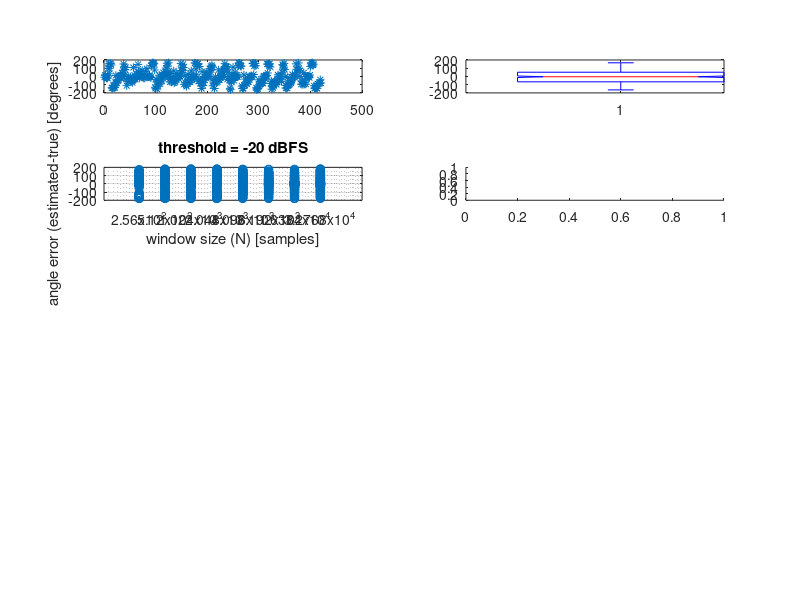

Reproduce this figure in MATLAB. (Note: this script raises an error after producing the figure.)
%load('points.mat');
load('points_seb_geo_tunning.mat');
%load('points_seb_srp_tunning.mat');
%load('points_jfmp_geo_tunning.mat');
%load('points_jfmp_srp_tunning.mat');

%N = [ 256 512 1024 2048 4096 8192 16384 32768 ];
%position_vec = [ 0 160 -135 -70 ];

%th_min = -30;
%th_step = 5;
%th_max = -10;
%th = th_min:th_step:th_max;

% xx = ones(length(th),1) * N ;
% yy = th' * ones(1, length(N));

% surf(xx, yy, err_mtx)
% surf(xx, yy, xx)

% xlabel('N')
% ylabel('th')
% zlabel('error')

% m = 1;
m = find( th == -20 );
%n = 1;
n = find( N == 16384 ) ;

%err = zeros(13, 420);
%err = cell2mat(ang_cell{m,n}(:)) - cell2mat(true_ang_cell{m,n}(:));

clf

subplot(5,2,1)
plot( ang_cell{m,n},'*');
subplot(5,2,2)
boxplot( ang_cell{m,n}, 'notch', 'on' )


col = @(x)reshape(x,numel(x),1); % function to reshape any matrix to a column vector
row = @(x)reshape(x,1,numel(x)); % function to reshape any matrix to a row vector
cell2col    = @(C)col( cell2mat(row(C)) ); % function to convert cells to a single column vector
cell2row    = @(C)row( cell2mat(row(C)) ); % function to convert cells to a single row vector

cell2counts = @(C)row( cellfun(@(x)sum(~isnan(x)),C) ); % function to count valid points in cells. Returns a row vector.

% functions to get a column[/row] vector with the id of the cells (id's are arbitrary increasing numbers)
cellid2col = @(C)col( cell2mat( arrayfun(@(I)I*ones(numel(C{I}),1),col(1:numel(C)),'uni',0) ) );
cellid2row = @(C)row( cell2mat( arrayfun(@(I)I*ones(numel(C{I}),1),col(1:numel(C)),'uni',0) ) );

selectbyid = @(M,Mid,id) M( find( Mid == id ) ) ;
medianrow  = @(M,Mid) row( arrayfun( @(x)median( selectbyid(M,Mid,x), 'omitnan' ) , unique(Mid) ) ) ;
meanrow    = @(M,Mid) row( arrayfun( @(x)  mean( selectbyid(M,Mid,x), 'omitnan' ) , unique(Mid) ) ) ;
varrow     = @(M,Mid) row( arrayfun( @(x)   var( selectbyid(M,Mid,x), 'omitnan' ) , unique(Mid) ) ) ;


plot2=@(C,varargin)plot( cellid2col(C), cell2col(C), varargin{:} );
plot3=@(C,X,varargin)plot( X(cellid2col(C)), cell2col(C), varargin{:} );
boxplot2=@(C,varargin)boxplot( cell2row(C), cellid2row(C) , varargin{:} );
boxplot3=@(C,X,varargin)boxplot( cell2row(C), X(cellid2row(C)) , varargin{:} );


angles      = cell2col(   ang_cell(m,:) );
true_angles = cell2col(   true_ang_cell(m,:) );
counts      = cell2counts(   ang_cell(m,:) );
err = angles - true_angles ;
err = err + 360 * (err <= -180) ;
err = err - 360 * (err > 180) ;
ids         = cellid2col( ang_cell(m,:) );
x = N(ids) ;
err_medians = medianrow(err,ids) ;
err_means   =   meanrow(err,ids) ;
err_var     =    varrow(err,ids) ;

subplot(5,2,3)
%plot(x,angles,'o')
plot(x,err,'o')
%plot2( ang_cell(m,:), 'o' )
%plot3( ang_cell(m,:), N, 'o' )
set(gca,'xscale','log')
set(gca,'xtick',N, 'XMinorTick','off')
grid on
xlabel('window size (N) [samples]')
ylabel('angle error (estimated-true) [degrees]')
title(sprintf('threshold = %d dBFS',th(m)))

subplot(5,2,4)
%boxplot( angles, x, 'notch', 'on' )
%boxplot( err, x, 'notch', 'on' )
boxplot( err, x, 'notch', 'on', 'Widths', .8*counts/max(counts)+.0001 )
%boxplot2( ang_cell(m,:), 'notch', 'on' )
%boxplot3( ang_cell(m,:), N, 'notch', 'on' )
grid on
xlabel('window size (N) [samples]')
ylabel('angle error (estimated-true) [degrees]')
title(sprintf('threshold = %d dBFS \n Box widths are proportional to sample size.',th(m)))
set(gca,'ytick',[-180 -90 0 90 180])

subplot(5,2,5)
plot( N', [err_medians' err_means' err_var'/1000], '*-' )
grid on
set(gca,'xscale','log')
set(gca,'xtick',N, 'XMinorTick','off','XMinorGrid','off')
set(gca,'xlim',[min(N) max(N)])
xlabel('window size (N) [samples]')
ylabel('angle error medians/mean/var [degrees]')
title(sprintf('threshold = %d dBFS',th(m)))
legend('median','mean','variance/1000')

subplot(5,2,6)
plot( N, counts/max(counts)*100, '*-' )
grid on
set(gca,'xscale','log')
set(gca,'xtick',N, 'XMinorTick','off','XMinorGrid','off')
set(gca,'xlim',[min(N) max(N)])
xlabel('window size (N) [samples]')
ylabel('phrases detected [%]')
title(sprintf('threshold = %d dBFS',th(m)))


angles      = cell2col(   ang_cell(:,n) );
true_angles = cell2col(   true_ang_cell(:,n) );
counts      = cell2counts(   ang_cell(:,n) );
err = angles - true_angles ;
err = err + 360 * (err <= -180) ;
err = err - 360 * (err > 180) ;
ids         = cellid2col( ang_cell(:,n) );
x = th(ids) ;
err_medians = medianrow(err,ids) ;
err_means   =   meanrow(err,ids) ;
err_var     =    varrow(err,ids) ;


% available_angles = unique(true_angles);
% idx_angles_bool = ( true_angles' == available_angles ) ;
% angles_by_pos = {} ;
% N_by_pos = {} ;
% ids_by_pos = {} ;
% for n = 1:size(idx_angles_bool,1)
%     idx = find( idx_angles_bool(n,:) );
%     angles_by_pos(n) = angles(idx) ;
%     ids_by_pos(n) = ids(idx) ;
% end
 
subplot(5,2,7)
%plot(x,angles,'o')
plot(x,err,'o')
%plot2( ang_cell(:,n), 'o' )
%plot3( true_ang_cell(:,n), th, 'o' )
grid on
xlabel('threshold [dBFS]')
ylabel('angle error (estimated-true) [degrees]')
title(sprintf('window size = %d samples',N(n)))

subplot(5,2,8)
%boxplot( angles, x, 'notch', 'on' )
%boxplot( err, x, 'notch', 'on' )
boxplot( err, x, 'notch', 'on', 'Widths', .8*counts/max(counts)+.0001 )
%boxplot2( ang_cell(:,n), 'notch', 'on' )
%boxplot3( true_ang_cell(:,n), th, 'notch', 'on' )
grid on
xlabel('threshold [dBFS]')
ylabel('angle error (estimated-true) [degrees]')
title(sprintf('window size = %d samples \n Box widths are proportional to sample size.',N(n)))
set(gca,'ytick',[-180 -90 0 90 180])

subplot(5,2,9)
plot(th,err_medians,'*-')
plot( th', [err_medians' err_means' err_var'/1000], '*-' )
grid on
xlabel('threshold [dBFS]')
ylabel('angle error medians/means/var [degrees]')
title(sprintf('window size = %d samples',N(n)))
legend('median','mean','variance/1000')

subplot(5,2,10)
plot(th,counts/max(counts)*100,'*-')
grid on
xlabel('threshold [dBFS]')
ylabel('phrases detected [%]')
title(sprintf('window size = %d samples',N(n)))

